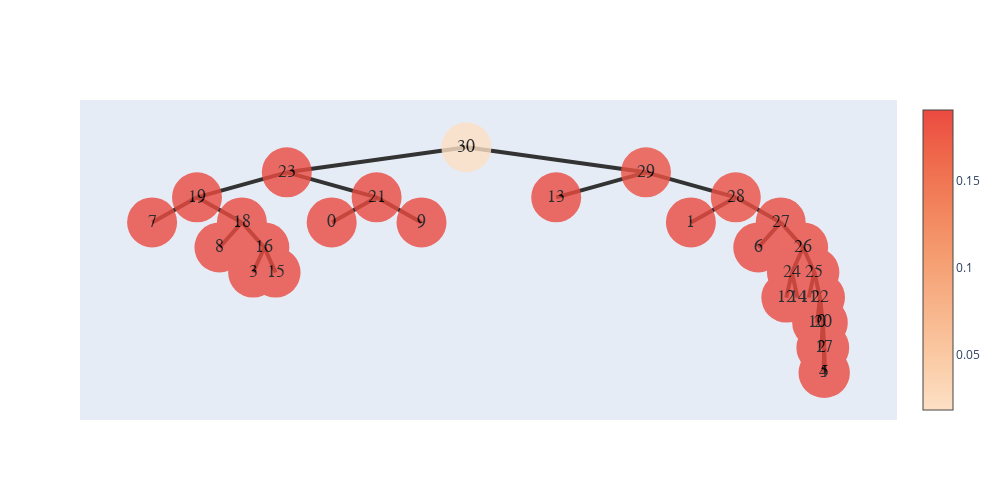
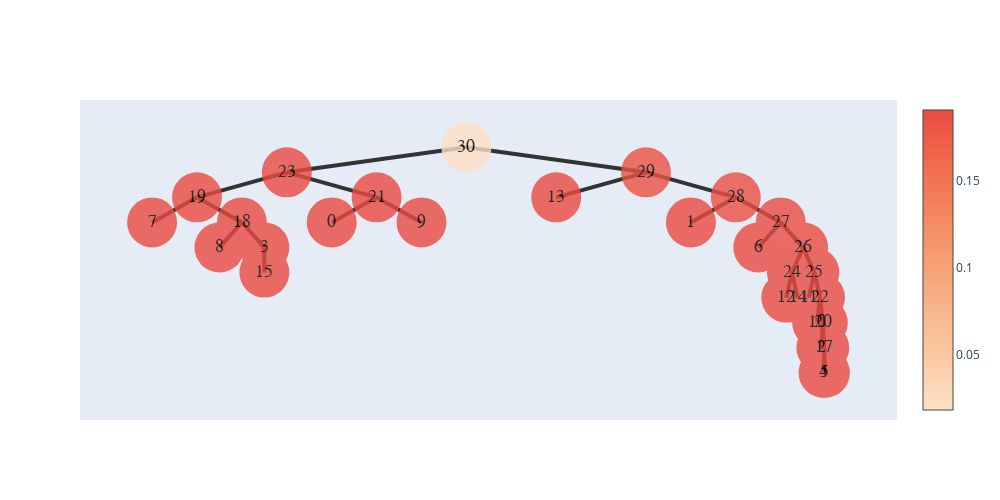

Here is the notebook cell these charts were saved with, in order:
### Code cell
nodes1 = [node(name=str(i),son=[]) for i in range(len(uf.tree()))]
for i,j in enumerate(uf.tree()):
    if(j!=-1):
        nodes1[j].son.append(nodes1[i])
    nodes1[i].value=embeddings[i];
    nodes1[i].subson=0
    # if(i==49):
    #     break
show_tree(nodes1[-1]).show_fig()

root  = search_tree(nodes1[-1],0.002)
show_tree(root).show_fig()

### Figure 1 — Plotly figure (JSON) as saved in the notebook; plotly's stock layout.template omitted (floating-point values rounded to 4 significant figures)
{"data": [{"hoverinfo": "text", "marker": {"color": [0.01862, 0.1902, 0.1903, 0.1904, 0.1904, 0.1904, 0.1904, 0.1904, 0.1904, 0.1904, 0.1904, 0.1904, 0.1837, 0.1904, 0.1859, 0.1904, 0.1882, 0.1904, 0.1895, 0.1903, 0.1904, 0.1904, 0.1901, 0.1904, 0.1903, 0.1904, 0.1904, 0.1904, 0.1904, 0.1904, 0.1904], "colorscale": [[0, "rgb(253, 224, 197)"], [0.1667, "rgb(250, 203, 166)"], [0.3333, "rgb(248, 181, 139)"], [0.5, "rgb(245, 158, 114)"], [0.6667, "rgb(242, 133, 93)"], [0.8333, "rgb(239, 106, 76)"], [1, "rgb(235, 74, 64)"]], "showscale": true, "size": 50, "symbol": "circle-dot"}, "mode": "markers+text", "opacity": 0.8, "text": ["30", "23", "19", "7", "18", "8", "16", "3", "15", "21", "0", "9", "29", "13", "28", "1", "27", "6", "26", "24", "12", "14", "25", "11", "22", "10", "20", "2", "17", "4", "5"], "textfont": {"color": "#000000", "family": "sans serif", "size": 18}, "type": "scatter", "x": [5.5, 3.25, 2.125, 1.562, 2.688, 2.406, 2.969, 2.828, 3.109, 4.375, 3.812, 4.938, 7.75, 6.625, 8.875, 8.312, 9.438, 9.156, 9.719, 9.578, 9.508, 9.648, 9.859, 9.789, 9.93, 9.895, 9.965, 9.947, 9.982, 9.974, 9.991], "y": [5, 3.5, 2, 0.5, 0.5, -1, -1, -2.5, -2.5, 2, 0.5, 0.5, 3.5, 2, 2, 0.5, 0.5, -1, -1, -2.5, -4, -4, -2.5, -4, -4, -5.5, -5.5, -7, -7, -8.5, -8.5]}], "layout": {"height": 500, "shapes": [{"layer": "below", "line": {"color": "#333", "width": 4}, "type": "line", "x0": 5.5, "x1": 5.5, "y0": 5, "y1": 5}, {"layer": "below", "line": {"color": "#333", "width": 4}, "type": "line", "x0": 5.5, "x1": 3.25, "y0": 5, "y1": 3.5}, {"layer": "below", "line": {"color": "#333", "width": 4}, "type": "line", "x0": 3.25, "x1": 2.125, "y0": 3.5, "y1": 2}, {"layer": "below", "line": {"color": "#333", "width": 4}, "type": "line", "x0": 2.125, "x1": 1.562, "y0": 2, "y1": 0.5}, {"layer": "below", "line": {"color": "#333", "width": 4}, "type": "line", "x0": 2.125, "x1": 2.688, "y0": 2, "y1": 0.5}, {"layer": "below", "line": {"color": "#333", "width": 4}, "type": "line", "x0": 2.688, "x1": 2.406, "y0": 0.5, "y1": -1}, {"layer": "below", "line": {"color": "#333", "width": 4}, "type": "line", "x0": 2.688, "x1": 2.969, "y0": 0.5, "y1": -1}, {"layer": "below", "line": {"color": "#333", "width": 4}, "type": "line", "x0": 2.969, "x1": 2.828, "y0": -1, "y1": -2.5}, {"layer": "below", "line": {"color": "#333", "width": 4}, "type": "line", "x0": 2.969, "x1": 3.109, "y0": -1, "y1": -2.5}, {"layer": "below", "line": {"color": "#333", "width": 4}, "type": "line", "x0": 3.25, "x1": 4.375, "y0": 3.5, "y1": 2}, {"layer": "below", "line": {"color": "#333", "width": 4}, "type": "line", "x0": 4.375, "x1": 3.812, "y0": 2, "y1": 0.5}, {"layer": "below", "line": {"color": "#333", "width": 4}, "type": "line", "x0": 4.375, "x1": 4.938, "y0": 2, "y1": 0.5}, {"layer": "below", "line": {"color": "#333", "width": 4}, "type": "line", "x0": 5.5, "x1": 7.75, "y0": 5, "y1": 3.5}, {"layer": "below", "line": {"color": "#333", "width": 4}, "type": "line", "x0": 7.75, "x1": 6.625, "y0": 3.5, "y1": 2}, {"layer": "below", "line": {"color": "#333", "width": 4}, "type": "line", "x0": 7.75, "x1": 8.875, "y0": 3.5, "y1": 2}, {"layer": "below", "line": {"color": "#333", "width": 4}, "type": "line", "x0": 8.875, "x1": 8.312, "y0": 2, "y1": 0.5}, {"layer": "below", "line": {"color": "#333", "width": 4}, "type": "line", "x0": 8.875, "x1": 9.438, "y0": 2, "y1": 0.5}, {"layer": "below", "line": {"color": "#333", "width": 4}, "type": "line", "x0": 9.438, "x1": 9.156, "y0": 0.5, "y1": -1}, {"layer": "below", "line": {"color": "#333", "width": 4}, "type": "line", "x0": 9.438, "x1": 9.719, "y0": 0.5, "y1": -1}, {"layer": "below", "line": {"color": "#333", "width": 4}, "type": "line", "x0": 9.719, "x1": 9.578, "y0": -1, "y1": -2.5}, {"layer": "below", "line": {"color": "#333", "width": 4}, "type": "line", "x0": 9.578, "x1": 9.508, "y0": -2.5, "y1": -4}, {"layer": "below", "line": {"color": "#333", "width": 4}, "type": "line", "x0": 9.578, "x1": 9.648, "y0": -2.5, "y1": -4}, {"layer": "below", "line": {"color": "#333", "width": 4}, "type": "line", "x0": 9.719, "x1": 9.859, "y0": -1, "y1": -2.5}, {"layer": "below", "line": {"color": "#333", "width": 4}, "type": "line", "x0": 9.859, "x1": 9.789, "y0": -2.5, "y1": -4}, {"layer": "below", "line": {"color": "#333", "width": 4}, "type": "line", "x0": 9.859, "x1": 9.93, "y0": -2.5, "y1": -4}, {"layer": "below", "line": {"color": "#333", "width": 4}, "type": "line", "x0": 9.93, "x1": 9.895, "y0": -4, "y1": -5.5}, {"layer": "below", "line": {"color": "#333", "width": 4}, "type": "line", "x0": 9.93, "x1": 9.965, "y0": -4, "y1": -5.5}, {"layer": "below", "line": {"color": "#333", "width": 4}, "type": "line", "x0": 9.965, "x1": 9.947, "y0": -5.5, "y1": -7}, {"layer": "below", "line": {"color": "#333", "width": 4}, "type": "line", "x0": 9.965, "x1": 9.982, "y0": -5.5, "y1": -7}, {"layer": "below", "line": {"color": "#333", "width": 4}, "type": "line", "x0": 9.982, "x1": 9.974, "y0": -7, "y1": -8.5}, {"layer": "below", "line": {"color": "#333", "width": 4}, "type": "line", "x0": 9.982, "x1": 9.991, "y0": -7, "y1": -8.5}], "width": 1000, "xaxis": {"showgrid": false, "showline": false, "showticklabels": false, "zeroline": false}, "yaxis": {"showgrid": false, "showline": false, "showticklabels": false, "zeroline": false}}}

### Figure 2 — Plotly figure (JSON) as saved in the notebook; plotly's stock layout.template omitted (floating-point values rounded to 4 significant figures)
{"data": [{"hoverinfo": "text", "marker": {"color": [0.01862, 0.1902, 0.1903, 0.1904, 0.1904, 0.1904, 0.1904, 0.1904, 0.1904, 0.1904, 0.1904, 0.1837, 0.1904, 0.1859, 0.1904, 0.1882, 0.1904, 0.1895, 0.1903, 0.1904, 0.1904, 0.1901, 0.1904, 0.1903, 0.1904, 0.1904, 0.1904, 0.1904, 0.1904, 0.1904], "colorscale": [[0, "rgb(253, 224, 197)"], [0.1667, "rgb(250, 203, 166)"], [0.3333, "rgb(248, 181, 139)"], [0.5, "rgb(245, 158, 114)"], [0.6667, "rgb(242, 133, 93)"], [0.8333, "rgb(239, 106, 76)"], [1, "rgb(235, 74, 64)"]], "showscale": true, "size": 50, "symbol": "circle-dot"}, "mode": "markers+text", "opacity": 0.8, "text": ["30", "23", "19", "7", "18", "8", "3", "15", "21", "0", "9", "29", "13", "28", "1", "27", "6", "26", "24", "12", "14", "25", "11", "22", "10", "20", "2", "17", "4", "5"], "textfont": {"color": "#000000", "family": "sans serif", "size": 18}, "type": "scatter", "x": [5.5, 3.25, 2.125, 1.562, 2.688, 2.406, 2.969, 2.969, 4.375, 3.812, 4.938, 7.75, 6.625, 8.875, 8.312, 9.438, 9.156, 9.719, 9.578, 9.508, 9.648, 9.859, 9.789, 9.93, 9.895, 9.965, 9.947, 9.982, 9.974, 9.991], "y": [5, 3.5, 2, 0.5, 0.5, -1, -1, -2.5, 2, 0.5, 0.5, 3.5, 2, 2, 0.5, 0.5, -1, -1, -2.5, -4, -4, -2.5, -4, -4, -5.5, -5.5, -7, -7, -8.5, -8.5]}], "layout": {"height": 500, "shapes": [{"layer": "below", "line": {"color": "#333", "width": 4}, "type": "line", "x0": 5.5, "x1": 5.5, "y0": 5, "y1": 5}, {"layer": "below", "line": {"color": "#333", "width": 4}, "type": "line", "x0": 5.5, "x1": 3.25, "y0": 5, "y1": 3.5}, {"layer": "below", "line": {"color": "#333", "width": 4}, "type": "line", "x0": 3.25, "x1": 2.125, "y0": 3.5, "y1": 2}, {"layer": "below", "line": {"color": "#333", "width": 4}, "type": "line", "x0": 2.125, "x1": 1.562, "y0": 2, "y1": 0.5}, {"layer": "below", "line": {"color": "#333", "width": 4}, "type": "line", "x0": 2.125, "x1": 2.688, "y0": 2, "y1": 0.5}, {"layer": "below", "line": {"color": "#333", "width": 4}, "type": "line", "x0": 2.688, "x1": 2.406, "y0": 0.5, "y1": -1}, {"layer": "below", "line": {"color": "#333", "width": 4}, "type": "line", "x0": 2.688, "x1": 2.969, "y0": 0.5, "y1": -1}, {"layer": "below", "line": {"color": "#333", "width": 4}, "type": "line", "x0": 2.969, "x1": 2.969, "y0": -1, "y1": -2.5}, {"layer": "below", "line": {"color": "#333", "width": 4}, "type": "line", "x0": 3.25, "x1": 4.375, "y0": 3.5, "y1": 2}, {"layer": "below", "line": {"color": "#333", "width": 4}, "type": "line", "x0": 4.375, "x1": 3.812, "y0": 2, "y1": 0.5}, {"layer": "below", "line": {"color": "#333", "width": 4}, "type": "line", "x0": 4.375, "x1": 4.938, "y0": 2, "y1": 0.5}, {"layer": "below", "line": {"color": "#333", "width": 4}, "type": "line", "x0": 5.5, "x1": 7.75, "y0": 5, "y1": 3.5}, {"layer": "below", "line": {"color": "#333", "width": 4}, "type": "line", "x0": 7.75, "x1": 6.625, "y0": 3.5, "y1": 2}, {"layer": "below", "line": {"color": "#333", "width": 4}, "type": "line", "x0": 7.75, "x1": 8.875, "y0": 3.5, "y1": 2}, {"layer": "below", "line": {"color": "#333", "width": 4}, "type": "line", "x0": 8.875, "x1": 8.312, "y0": 2, "y1": 0.5}, {"layer": "below", "line": {"color": "#333", "width": 4}, "type": "line", "x0": 8.875, "x1": 9.438, "y0": 2, "y1": 0.5}, {"layer": "below", "line": {"color": "#333", "width": 4}, "type": "line", "x0": 9.438, "x1": 9.156, "y0": 0.5, "y1": -1}, {"layer": "below", "line": {"color": "#333", "width": 4}, "type": "line", "x0": 9.438, "x1": 9.719, "y0": 0.5, "y1": -1}, {"layer": "below", "line": {"color": "#333", "width": 4}, "type": "line", "x0": 9.719, "x1": 9.578, "y0": -1, "y1": -2.5}, {"layer": "below", "line": {"color": "#333", "width": 4}, "type": "line", "x0": 9.578, "x1": 9.508, "y0": -2.5, "y1": -4}, {"layer": "below", "line": {"color": "#333", "width": 4}, "type": "line", "x0": 9.578, "x1": 9.648, "y0": -2.5, "y1": -4}, {"layer": "below", "line": {"color": "#333", "width": 4}, "type": "line", "x0": 9.719, "x1": 9.859, "y0": -1, "y1": -2.5}, {"layer": "below", "line": {"color": "#333", "width": 4}, "type": "line", "x0": 9.859, "x1": 9.789, "y0": -2.5, "y1": -4}, {"layer": "below", "line": {"color": "#333", "width": 4}, "type": "line", "x0": 9.859, "x1": 9.93, "y0": -2.5, "y1": -4}, {"layer": "below", "line": {"color": "#333", "width": 4}, "type": "line", "x0": 9.93, "x1": 9.895, "y0": -4, "y1": -5.5}, {"layer": "below", "line": {"color": "#333", "width": 4}, "type": "line", "x0": 9.93, "x1": 9.965, "y0": -4, "y1": -5.5}, {"layer": "below", "line": {"color": "#333", "width": 4}, "type": "line", "x0": 9.965, "x1": 9.947, "y0": -5.5, "y1": -7}, {"layer": "below", "line": {"color": "#333", "width": 4}, "type": "line", "x0": 9.965, "x1": 9.982, "y0": -5.5, "y1": -7}, {"layer": "below", "line": {"color": "#333", "width": 4}, "type": "line", "x0": 9.982, "x1": 9.974, "y0": -7, "y1": -8.5}, {"layer": "below", "line": {"color": "#333", "width": 4}, "type": "line", "x0": 9.982, "x1": 9.991, "y0": -7, "y1": -8.5}], "width": 1000, "xaxis": {"showgrid": false, "showline": false, "showticklabels": false, "zeroline": false}, "yaxis": {"showgrid": false, "showline": false, "showticklabels": false, "zeroline": false}}}
